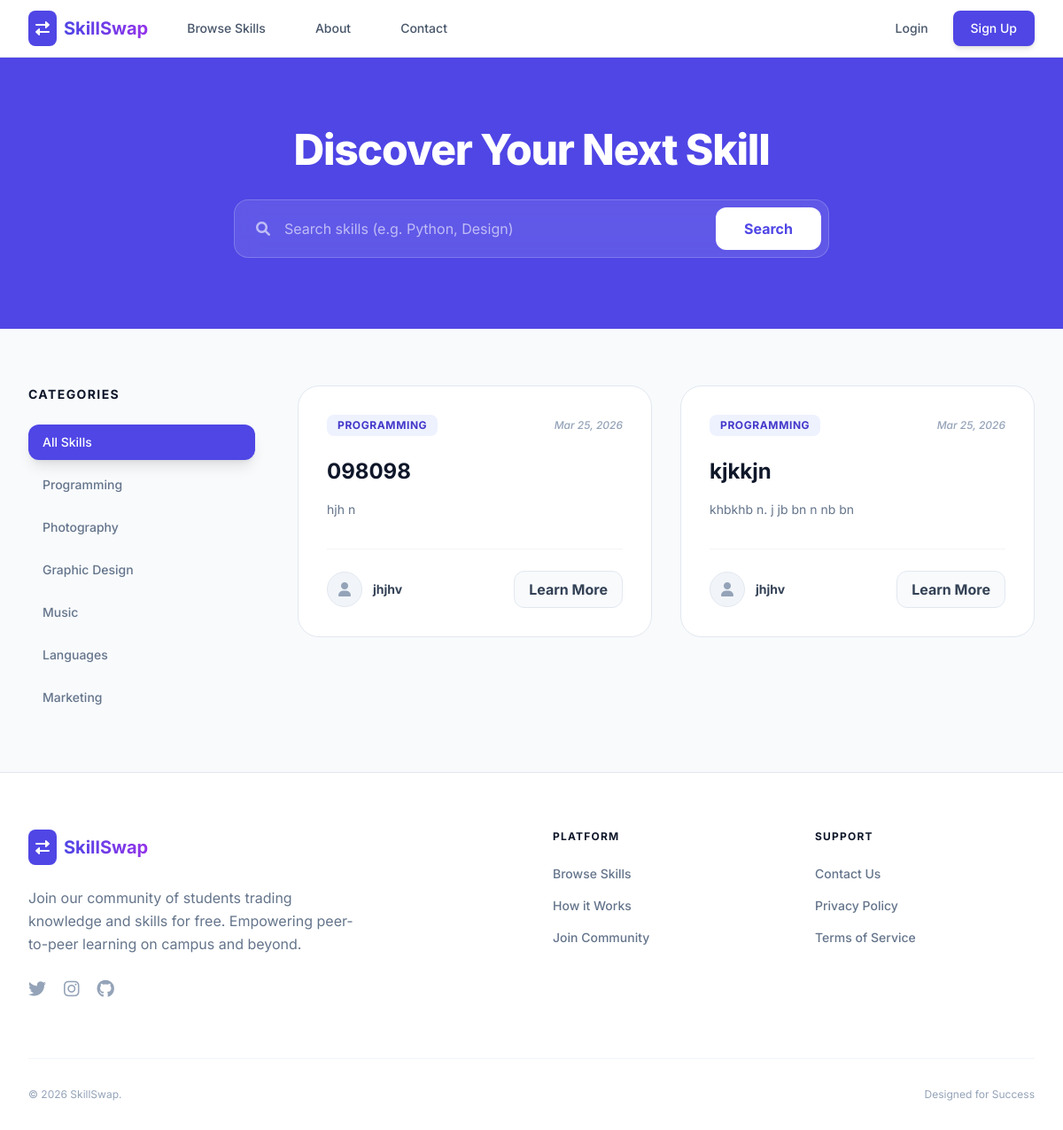
Screenshot of /skills/ with the database file from the repository.
### skills/models.py (models this page shows, shortened)
class Category(models.Model):
    name = models.CharField(max_length=100, unique=True)
    slug = models.SlugField(max_length=120, unique=True)
    class Meta:
        verbose_name_plural = "Categories"

class Skill(models.Model):
    user = models.ForeignKey(settings.AUTH_USER_MODEL, on_delete=models.CASCADE, related_name='skills')
    name = models.CharField(max_length=200, db_index=True)
    description = models.TextField()
    category = models.ForeignKey(Category, on_delete=models.CASCADE, related_name='skills')
    created_at = models.DateTimeField(auto_now_add=True)
    updated_at = models.DateTimeField(auto_now=True)
    def get_absolute_url(self):
        return reverse('skills:detail', kwargs={'pk': self.pk})

### accounts/models.py (models this page shows, shortened)
class User(AbstractUser):
    username = None
    email = models.EmailField(_('email address'), unique=True)
    full_name = models.CharField(_('full name'), max_length=150)
    USERNAME_FIELD = 'email'
    REQUIRED_FIELDS = ['full_name']
    objects = UserManager()

### skills/views.py (the view)
# urls.py: path('', SkillListView.as_view(), name='list'),
class SkillListView(ListView):
    model = Skill
    template_name = 'skills/skill_list.html'
    context_object_name = 'skills'
    paginate_by = 6
    def get_queryset(self):
        queryset = super().get_queryset()
        query = self.request.GET.get('q')
        category = self.request.GET.get('category')
        if query:
            queryset = queryset.filter(
                Q(name__icontains=query) | Q(description__icontains=query)
            )
        if category:
            queryset = queryset.filter(category__slug=category)
        return queryset.order_by('-created_at')
    def get_context_data(self, **kwargs):
        context = super().get_context_data(**kwargs)
        context['categories'] = Category.objects.all()
        return context

### templates/skills/skill_list.html (shortened to what this page needs)
{% extends 'base.html' %}
{% block content %}
<div class="bg-indigo-600 py-20 relative overflow-hidden">
    <div class="max-w-7xl mx-auto px-4 sm:px-6 lg:px-8 relative z-10">
        <div class="text-center">
            <h1 class="text-4xl font-extrabold text-white sm:text-5xl tracking-tight mb-8">Discover Your Next Skill</h1>
            <div class="max-w-2xl mx-auto">
                <form method="GET" action="{% url 'skills:list' %}" class="flex flex-col sm:flex-row gap-4 p-2 bg-white/10 backdrop-blur-md rounded-2xl border border-white/20">
                    <div class="relative flex-grow">
                        <i class="fas fa-search absolute left-4 top-1/2 -translate-y-1/2 text-white/60"></i>
                        <input type="text" name="q" value="{{ request.GET.q }}" placeholder="Search skills (e.g. Python, Design)" class="w-full bg-transparent text-white placeholder-white/60 pl-12 pr-4 py-3 rounded-xl focus:outline-none focus:ring-2 focus:ring-white/40 border-none transition-all">
                    </div>
                    <button type="submit" class="bg-white text-indigo-600 font-bold px-8 py-3 rounded-xl hover:bg-slate-900 hover:text-white transition-all duration-300">Search</button>
                </form>
            </div>
        </div>
    </div>
</div>
<div class="max-w-7xl mx-auto px-4 sm:px-6 lg:px-8 py-16">
    <div class="flex flex-col lg:flex-row gap-12">
        <aside class="w-full lg:w-64 space-y-10">
            <div>
                <h3 class="text-sm font-bold text-slate-900 uppercase tracking-widest mb-6">Categories</h3>
                <div class="space-y-2">
                    <a href="{% url 'skills:list' %}" class="block px-4 py-2.5 rounded-xl text-sm font-medium {% if not request.GET.category %}bg-indigo-600 text-white shadow-lg{% else %}text-slate-500 hover:bg-slate-100{% endif %} transition-all duration-200">All Skills</a>
                    {% for cat in categories %}
                    <a href="?category={{ cat.slug }}{% if request.GET.q %}&q={{ request.GET.q }}{% endif %}" class="block px-4 py-2.5 rounded-xl text-sm font-medium {% if request.GET.category == cat.slug %}bg-indigo-600 text-white shadow-lg{% else %}text-slate-500 hover:bg-slate-100{% endif %} transition-all duration-200">{{ cat.name }}</a>
                    {% endfor %}
                </div>
            </div>
        </aside>
        <div class="flex-grow">
            {% if skills %}
            <div class="grid grid-cols-1 md:grid-cols-2 gap-8">
                {% for skill in skills %}
                <div class="bg-white rounded-3xl border border-slate-200 overflow-hidden group hover:shadow-2xl hover:-translate-y-1 transition-all duration-300">
                    <div class="p-8">
                        <div class="flex items-center justify-between mb-6">
                            <span class="px-3 py-1 bg-indigo-50 text-indigo-700 text-xs font-bold rounded-lg uppercase tracking-wider">{{ skill.category.name }}</span>
                            <span class="text-xs text-slate-400 font-medium italic">{{ skill.created_at|date:"M d, Y" }}</span>
                        </div>
                        <h3 class="text-2xl font-bold text-slate-900 mb-4">{{ skill.name }}</h3>
                        <p class="text-slate-500 text-sm line-clamp-2 mb-8 leading-relaxed">{{ skill.description }}</p>
                        <div class="flex items-center justify-between pt-6 border-t border-slate-100">
                            <div class="flex items-center space-x-3">
                                <div class="w-10 h-10 bg-slate-100 rounded-full flex items-center justify-center overflow-hidden border border-slate-200">
                                    {% if skill.user.profile.avatar %}
                                    <img src="{{ skill.user.profile.avatar.url }}" class="w-full h-full object-cover">
                                    {% else %}
                                    <i class="fas fa-user text-slate-400"></i>
                                    {% endif %}
                                </div>
                                <span class="text-sm font-bold text-slate-700">{{ skill.user.full_name }}</span>
                            </div>
                            <a href="{{ skill.get_absolute_url }}" class="bg-slate-50 text-slate-700 font-bold px-4 py-2 rounded-xl border border-slate-200 group-hover:bg-indigo-600 group-hover:text-white group-hover:border-indigo-600 transition-all duration-300">Learn More</a>
                        </div>
                    </div>
                </div>
                {% endfor %}
            </div>
            {% endif %}
        </div>
    </div>
</div>
{% endblock %}

### templates/base.html (shortened to what this page needs)
<!DOCTYPE html>
<html lang="en">
<head>
    <script src="https://cdn.tailwindcss.com"></script>
    <link href="https://cdnjs.cloudflare.com/ajax/libs/font-awesome/6.0.0/css/all.min.css" rel="stylesheet">
</head>
<body class="bg-slate-50 min-h-screen flex flex-col">
    <nav class="bg-white border-b border-slate-200 sticky top-0 z-50">
        <div class="max-w-7xl mx-auto px-4 sm:px-6 lg:px-8">
            <div class="flex justify-between h-16">
                <div class="flex items-center">
                    <a href="{% url 'core:home' %}" class="flex-shrink-0 flex items-center space-x-2">
                        <div class="bg-indigo-600 p-2 rounded-lg">
                            <i class="fas fa-exchange-alt text-white"></i>
                        </div>
                        <span class="text-xl font-bold bg-clip-text text-transparent bg-gradient-to-r from-indigo-600 to-purple-600">SkillSwap</span>
                    </a>
                    <div class="hidden md:ml-8 md:flex md:space-x-8">
                        <a href="{% url 'skills:list' %}" class="text-slate-600 hover:text-indigo-600 px-3 py-2 text-sm font-medium transition duration-200">Browse Skills</a>
                        <a href="{% url 'core:about' %}" class="text-slate-600 hover:text-indigo-600 px-3 py-2 text-sm font-medium transition duration-200">About</a>
                        <a href="{% url 'core:contact' %}" class="text-slate-600 hover:text-indigo-600 px-3 py-2 text-sm font-medium transition duration-200">Contact</a>
                    </div>
                </div>
                <div class="flex items-center space-x-4">
                    {% if user.is_authenticated %}
                        <a href="{% url 'skills:create' %}" class="bg-indigo-600 text-white px-4 py-2 rounded-lg text-sm font-medium hover:bg-indigo-700 transition duration-200 shadow-sm">
                            <i class="fas fa-plus mr-2 text-xs"></i>Add Skill
                        </a>
                        <div class="relative flex items-center group">
                            <button class="flex items-center space-x-2 focus:outline-none py-2">
                                <div class="w-9 h-9 bg-slate-200 rounded-full flex items-center justify-center overflow-hidden border border-slate-200">
                                    {% if user.profile.avatar %}
                                        <img src="{{ user.profile.avatar.url }}" alt="avatar" class="w-full h-full object-cover">
                                    {% else %}
                                        <i class="fas fa-user text-slate-400"></i>
                                    {% endif %}
                                </div>
                                <span class="hidden md:block text-slate-700 text-sm font-medium">{{ user.full_name }}</span>
                            </button>
                            <div class="absolute right-0 top-full mt-1 w-48 bg-white border border-slate-200 rounded-xl shadow-xl py-2 opacity-0 invisible group-hover:opacity-100 group-hover:visible transition-all duration-200">
                                <a href="{% url 'accounts:dashboard' %}" class="block px-4 py-2 text-sm text-slate-600 hover:bg-slate-50 hover:text-indigo-600"><i class="fas fa-tachometer-alt mr-2"></i>Dashboard</a>
                                <a href="{% url 'accounts:profile' user.pk %}" class="block px-4 py-2 text-sm text-slate-600 hover:bg-slate-50 hover:text-indigo-600"><i class="fas fa-user-circle mr-2"></i>My Profile</a>
                                <a href="{% url 'accounts:edit_profile' %}" class="block px-4 py-2 text-sm text-slate-600 hover:bg-slate-50 hover:text-indigo-600"><i class="fas fa-cog mr-2"></i>Settings</a>
                                <div class="border-t border-slate-100 my-1"></div>
                                <form method="post" action="{% url 'accounts:logout' %}" class="w-full">
                                    {% csrf_token %}
                                    <button type="submit" class="w-full text-left px-4 py-2 text-sm text-red-600 hover:bg-red-50"><i class="fas fa-sign-out-alt mr-2"></i>Logout</button>
                                </form>
                            </div>
                        </div>
                    {% else %}
                        <a href="{% url 'accounts:login' %}" class="text-slate-600 hover:text-indigo-600 text-sm font-medium px-3 py-2">Login</a>
                        <a href="{% url 'accounts:signup' %}" class="bg-indigo-600 text-white px-5 py-2.5 rounded-lg text-sm font-medium hover:bg-indigo-700 transition duration-200 shadow-md">Sign Up</a>
                    {% endif %}
                </div>
            </div>
        </div>
    </nav>
    <main class="flex-grow">
        {% block content %}{% endblock %}
    </main>
    <footer class="bg-white border-t border-slate-200 pt-16 pb-8">
        <div class="max-w-7xl mx-auto px-4 sm:px-6 lg:px-8">
            <div class="grid grid-cols-1 md:grid-cols-4 gap-12">
                <div class="col-span-1 md:col-span-2">
                    <div class="flex items-center space-x-2 mb-6">
                        <div class="bg-indigo-600 p-2 rounded-lg">
                            <i class="fas fa-exchange-alt text-white"></i>
                        </div>
                        <span class="text-xl font-bold bg-clip-text text-transparent bg-gradient-to-r from-indigo-600 to-purple-600">SkillSwap</span>
                    </div>
                    <p class="text-slate-500 max-w-sm mb-6 leading-relaxed">
                        Join our community of students trading knowledge and skills for free. Empowering peer-to-peer learning on campus and beyond.
                    </p>
                    <div class="flex space-x-5">
                        <a href="#" class="text-slate-400 hover:text-indigo-600 transition-colors"><i class="fab fa-twitter text-xl"></i></a>
                        <a href="#" class="text-slate-400 hover:text-indigo-600 transition-colors"><i class="fab fa-instagram text-xl"></i></a>
                        <a href="#" class="text-slate-400 hover:text-indigo-600 transition-colors"><i class="fab fa-github text-xl"></i></a>
                    </div>
                </div>
                <div>
                    <h4 class="font-bold text-slate-900 mb-6 uppercase text-xs tracking-widest">Platform</h4>
                    <ul class="space-y-4 text-sm font-medium">
                        <li><a href="{% url 'skills:list' %}" class="text-slate-500 hover:text-indigo-600 transition-colors">Browse Skills</a></li>
                        <li><a href="{% url 'core:about' %}" class="text-slate-500 hover:text-indigo-600 transition-colors">How it Works</a></li>
                        <li><a href="{% url 'accounts:signup' %}" class="text-slate-500 hover:text-indigo-600 transition-colors">Join Community</a></li>
                    </ul>
                </div>
                <div>
                    <h4 class="font-bold text-slate-900 mb-6 uppercase text-xs tracking-widest">Support</h4>
                    <ul class="space-y-4 text-sm font-medium">
                        <li><a href="{% url 'core:contact' %}" class="text-slate-500 hover:text-indigo-600 transition-colors">Contact Us</a></li>
                        <li><a href="#" class="text-slate-500 hover:text-indigo-600 transition-colors">Privacy Policy</a></li>
                        <li><a href="#" class="text-slate-500 hover:text-indigo-600 transition-colors">Terms of Service</a></li>
                    </ul>
                </div>
            </div>
            <div class="mt-16 pt-8 border-t border-slate-100 flex flex-col md:flex-row justify-between items-center space-y-4 md:space-y-0 text-slate-400 text-xs">
                <p>&copy; 2026 SkillSwap.</p>
                <p>Designed for Success</p>
            </div>
        </div>
    </footer>
</body>
</html>

### templates/base.html (style rules this page uses)
body { font-family: 'Inter', sans-serif; }

### rows the page displays
Category: name "Programming"
Category: name "Photography"
Category: name "Graphic Design"
Category: name "Music"
Category: name "Languages"
Category: name "Marketing"
Skill: category.name "PROGRAMMING", created_at "Mar 25, 2026", name "098098", description "hjh n", user.full_name "jhjhv"
Skill: category.name "PROGRAMMING", created_at "Mar 25, 2026", name "kjkkjn", description "khbkhb n. j jb bn n nb bn", user.full_name "jhjhv"
